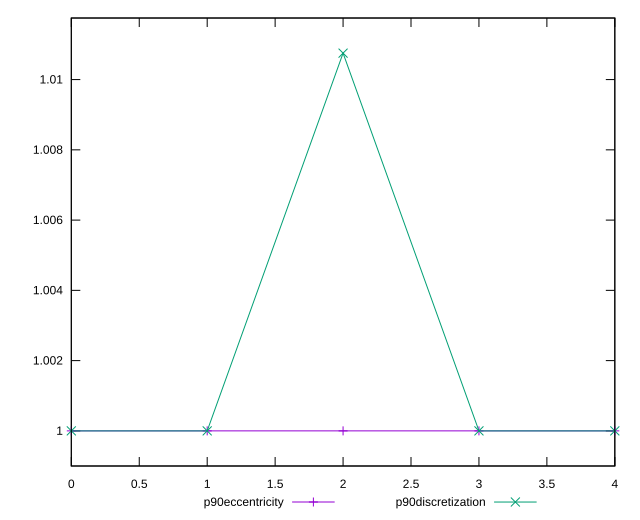

This figure's gnuplot source:
reset

$p90Eccentricity <<EOF
0 1.0000000000000002
1 1
2 1.0000000000000002
3 0.9999999999999999
4 0.9999999999999997
EOF

$p90Discretization <<EOF
0 1
1 1
2 1.010752688172043
3 1
4 1
EOF

set key outside below
set xrange [0:4]
set yrange [0.9989999999999997:1.011752688172043]
set trange [0.9989999999999997:1.011752688172043]
set terminal svg size 640, 520 enhanced background rgb 'white'
set output "report_00018_2021-02-10T15-25-16.877Z/first-contentful-paint/progression/eccentricity.svg"

plot $p90Eccentricity title "p90eccentricity" with linespoints, \
     $p90Discretization title "p90discretization" with linespoints

reset
